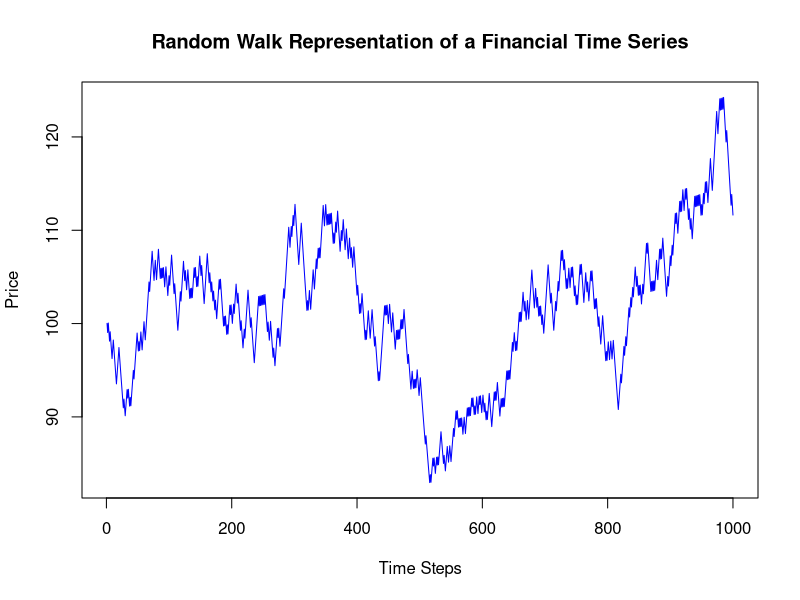

Recreate this plot in R.
## ---- chunk 1
# Random Walk Simulation in R

set.seed(0)  # For reproducibility
n_steps <- 1000  # Number of steps in the random walk
initial_price <- 100  # Starting price
drift <- 0.0002  # Drift term, representing the expected return
volatility <- 0.01  # Volatility term, representing the standard deviation of returns

# Generate random steps, either -1 or 1
steps <- sample(c(-1, 1), size = n_steps, replace = TRUE)
steps[1] <- 0  # The first step is 0 so that the series starts at the initial price

# Convert steps to returns
returns <- drift + volatility * steps

# Calculate the price series
prices <- initial_price * exp(cumsum(returns))

# Plotting the random walk
plot(prices, type = 'l', main = 'Random Walk Representation of a Financial Time Series',
     xlab = 'Time Steps', ylab = 'Price', col = 'blue')
## ---- chunk 2
# Assuming 'prices' is a vector of asset prices
returns <- diff(prices) / lag(prices, 1)
returns <- na.omit(returns)
## ---- chunk 3
# To calculate multiperiod returns
multiperiod_return <- prod(1 + returns) - 1
## ---- chunk 4
daily_return <- returns
# Annualizing daily returns (assuming 252 trading days in a year)
annualized_return <- (1 + daily_return) ^ 252 - 1
## ---- chunk 5
log_returns <- diff(log(prices))
log_returns <- na.omit(log_returns)
## ---- chunk 6
library(forecast)
# Assuming 'log_returns' is a vector of log returns
model <- auto.arima(log_returns)
forecast <- forecast(model)
